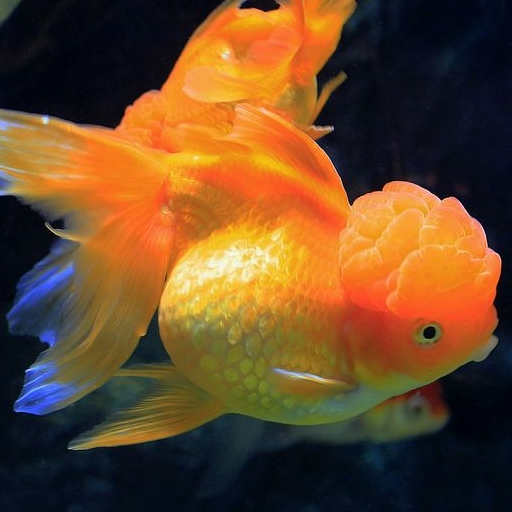
//> input picture Three_methods_of_Gaussian_Blur_based_on_Fast_Convolution/test2.jpg, 512 x 512 px
$ ./源   (built with g++ and OpenCV 4)
//> lines starting //> are read from the running program, lines starting //| are printed output that depends on the picture
### Three_methods_of_Gaussian_Blur_based_on_Fast_Convolution/testFFT.h
#include<opencv2/opencv.hpp>
#include<iostream>


void FFT(cv::Mat& image, cv::Mat &complexImg);//傅里叶变换
void complex2fftImage(cv::Mat &complexImage, cv::Mat &fftImage, int alpha);//复数域的傅里叶复变函数，转换为，实数域的幅值函数
void calculateSnP(cv::Mat &Real, cv::Mat &Imaginary);//计算幅值和相位（为了节省时间，相位没有用到就被我注释了）
void logImage(cv::Mat input, cv::Mat &output);//log处理和归一化处理
void shift(cv::Mat &padded);//为频谱中心化做的图像预处理

//cv::Mat getPaddedImage(cv::Mat &image);
//void getBandPass(cv::Mat &padded, cv::Mat &bandpass);
//void getBandreject(cv::Mat &padded, cv::Mat &bandpass);

### Three_methods_of_Gaussian_Blur_based_on_Fast_Convolution/MyMatrix.h
#ifndef MYMATRIX_H
#define MYMATRIX_H

#include<iostream>
#include<iomanip>
#include<time.h>
#include<immintrin.h>
#include<omp.h>
#include<thread>
#include<future>


class Matrix {//行优先存储
private:
	double **_Matrix;
	double *_row_Matrix;
	size_t _Row, _Column;
public:
	Matrix() :_Matrix(nullptr), _Row(0), _Column(0) {}//默认构造
	Matrix(size_t r, size_t c);//构造r行、c列的矩阵
	Matrix(size_t r, size_t c, const double init);//构造r行、c列的矩阵并用init初始化
	Matrix(const Matrix& B);//拷贝构造
	~Matrix();//析构函数
	//double& operator()(size_t i, size_t j) { return _Matrix[i][j]; }//访问第i行、第j列的元素
	//const double operator()(size_t i, size_t j)const { return _Matrix[i][j]; }//访问第i行、第j列的元素
	//double** ptr() { return _Matrix; }//返回底层二维数组的指针，该指针为矩阵的首行行指针

	double& operator()(size_t i, size_t j) { return _row_Matrix[i*_Column + j]; }//访问第i行、第j列的元素
	const double operator()(size_t i, size_t j)const { return _row_Matrix[i*_Column + j]; }//访问第i行、第j列的元素
	double& operator[](size_t i) { return _row_Matrix[i]; }
	const double operator[](size_t i)const { return _row_Matrix[i]; }
	double* ptr() { return _row_Matrix; }//返回底层二维数组的指针，该指针为矩阵的首行行指针

	Matrix& operator=(Matrix&& B);//移动拷贝赋值
	int rows() {return _Row;}
	int cols() {return _Column;}
	void flatten();//二维矩阵向量化，行优先
	void reshape(size_t rows, size_t cols);
	void print();//打印矩阵信息

	//GEMM的多个实现
	static Matrix multi_ijk(Matrix & A, Matrix & B);
	static Matrix multi_avx(Matrix & A, Matrix & B);
	static Matrix multi_avx_unrollx2(Matrix & A, Matrix & B);
	static Matrix multi_avx_unrollx4(Matrix & A, Matrix & B);
	static Matrix multi_avx_unrollx8_ijk(Matrix & A, Matrix & B);
	static Matrix multi_avx_unrollx8_jik(Matrix & A, Matrix & B);
	static Matrix multi_avx_unrollx8_omp(Matrix & A, Matrix & B);
	static Matrix multi_avx_unrollx16_jik_omp(Matrix & A, Matrix & B);

	static Matrix conv_nature(Matrix & A, Matrix & B, Matrix &C_tmp);//默认填充的常规卷积操作
	static void padding(Matrix & A, int pad_h, int pad_w,Matrix& C);//填充矩阵边缘，以边界为对称轴反射复制像素，参考opencv的cv::BorderTypes的BORDER_REFLECT_101
};


#endif // !MYMATRIX_H

### Three_methods_of_Gaussian_Blur_based_on_Fast_Convolution/MyMatrix.cpp
#include"MyMatrix.h"
using namespace std;

void* aligned_malloc(size_t size, int alignment)
{
	// 分配足够的内存, 这里的算法很经典, 早期的STL中使用的就是这个算法

	// 首先是维护FreeBlock指针占用的内存大小
	const int pointerSize = sizeof(void*);

	// alignment - 1 + pointerSize这个是FreeBlock内存对齐需要的内存大小
	// 前面的例子sizeof(T) = 20, __alignof(T) = 16,
	// g_MaxNumberOfObjectsInPool = 1000
	// 那么调用本函数就是alignedMalloc(1000 * 20, 16)
	// 那么alignment - 1 + pointSize = 19
	const int requestedSize = size + alignment - 1 + pointerSize;

	// 分配的实际大小就是20000 + 19 = 20019
	void* raw = malloc(requestedSize);

	// 这里实Pool真正为对象实例分配的内存地址
	uintptr_t start = (uintptr_t)raw + pointerSize;
	// 向上舍入操作
	// 解释一下, __ALIGN - 1指明的是实际内存对齐的粒度
	// 例如__ALIGN = 8时, 我们只需要7就可以实际表示8个数(0~7)
	// 那么~(__ALIGN - 1)就是进行舍入的粒度
	// 我们将(bytes) + __ALIGN-1)就是先进行进位, 然后截断
	// 这就保证了我是向上舍入的
	// 例如byte = 100, __ALIGN = 8的情况
	// ~(__ALIGN - 1) = (1 000)B
	// ((bytes) + __ALIGN-1) = (1 101 011)B
	// (((bytes) + __ALIGN-1) & ~(__ALIGN - 1)) = (1 101 000 )B = (104)D
	// 104 / 8 = 13, 这就实现了向上舍入
	// 对于byte刚好满足内存对齐的情况下, 结果保持byte大小不变
	// 记得《Hacker's Delight》上面有相关的计算
	// 这个表达式与下面给出的等价
	// ((((bytes) + _ALIGN - 1) * _ALIGN) / _ALIGN)
	// 但是SGI STL使用的方法效率非常高
	void* aligned = (void*)((start + alignment - 1) & ~(alignment - 1));

	// 这里维护一个指向malloc()真正分配的内存
	*(void**)((uintptr_t)aligned - pointerSize) = raw;

	// 返回实例对象真正的地址
	return aligned;
}


// 这里是内部维护的内存情况
//                   这里满足内存对齐要求
//                             |
// ----------------------------------------------------------------------
// | 内存对齐填充 | 维护的指针 | 对象1 | 对象2 | 对象3 | ...... | 对象n |
// ----------------------------------------------------------------------
// ^                     | 指向malloc()分配的地址起点
// |                     |
// -----------------------
void aligned_free(void * aligned_ptr)
{
	if (aligned_ptr)
	{
		free(((void**)aligned_ptr)[-1]);
	}
}

// [5 lines left out: function isAligned, not called in this run]

Matrix::Matrix(size_t r, size_t c) :_Row(r), _Column(c) {//构造r行、c列的矩阵
	if (!_Column || !_Row) return;
	// [5 lines of commented-out code are left out]
	_row_Matrix = (double*)aligned_malloc(sizeof(double)*_Row*_Column, 32);
	// [7 lines of commented-out code are left out]
}
Matrix::Matrix(size_t r, size_t c, const double init) :_Row(r), _Column(c) {//构造r行、c列的矩阵并用init初始化
	if (!_Column || !_Row) return;
	// [9 lines of commented-out code are left out]
	_row_Matrix = (double*)aligned_malloc(sizeof(double)*_Row*_Column, 32);
	// [7 lines of commented-out code are left out]
	memset(_row_Matrix, init, _Row*_Column * sizeof(double));
}
Matrix::Matrix(const Matrix& B) {//拷贝构造
						 // [15 lines of commented-out code are left out]

	_Row = B._Row;
	_Column = B._Column;
	//_row_Matrix = new double[_Row*_Column];
	_row_Matrix = (double*)aligned_malloc(sizeof(double)*_Row*_Column, 32);
	// [7 lines of commented-out code are left out]
	memmove(_row_Matrix, B._row_Matrix, _Row*_Column * sizeof(double));
}
Matrix::~Matrix() {//析构函数
	// [8 lines of commented-out code are left out]

	if (!_row_Matrix) return;
	// [6 lines of commented-out code are left out]
	aligned_free(_row_Matrix);
	_Column = _Row = 0;
	//cout << "析构函数" << endl;
}

Matrix& Matrix::operator=(Matrix&& B) {//移动拷贝赋值
							   // [13 lines of commented-out code are left out]

	if (_row_Matrix) {
		//delete[] _row_Matrix;
		aligned_free(_row_Matrix);
	}
	_Row = B._Row;
	_Column = B._Column;
	_row_Matrix = B._row_Matrix;
	B._row_Matrix = nullptr;
	return *this;
}

void Matrix::flatten() {
	_Column = _Row*_Column;
	_Row = 1;
	// [7 lines of commented-out code are left out]
}

// [375 lines left out: functions reshape, print, multi_ijk, multi_avx, multi_avx_unrollx2, multi_avx_unrollx4 and 4 more, not called in this run]


Matrix Matrix::conv_nature(Matrix & A, Matrix & B, Matrix &C_tmp)
{
	if (B.cols() % 2 == 0 || B.rows() % 2 == 0||B.cols() <= 0 || B.rows() <= 0 || A.cols() <= 0 || A.rows() <= 0) {
		return Matrix(0, 0);
	}
	int height = A.rows();
	int width = A.cols();
	int kernel_h = B.rows();
	int kernel_w = B.cols();
	int pad_h = kernel_h / 2;
	int pad_w = kernel_w / 2;
	//if (pad_h >= height || pad_w >= width) { return Matrix(0, 0);}

	//Matrix C_tmp(2 * pad_h + height, 2 * pad_w + width, 0);
	Matrix::padding(A, pad_h, pad_w, C_tmp); //C_tmp.print();


	Matrix C(height, width, 0);

	//高斯核转行向量
	B.flatten();
	//Matrix &kernel = B;
	//kernel.print();
	Matrix tmp(1, kernel_h*kernel_w);
	for (size_t i = 0; i < height; i++) {
		for (size_t j = 0; j < width; j++) {
			for (size_t k = 0; k < kernel_h; k++) {
				for (size_t z = 0; z < kernel_w; z++) {
					tmp(0, k*kernel_w + z) = C_tmp(i + k, j + z);
				}
			}
			double sum = 0;
			for (size_t g = 0; g < kernel_h*kernel_w; g++) {
				tmp(0, g) *= B(0, g);
				sum += tmp(0, g);
			}
			C(i, j) = sum;
		}
	}


	return C;


}

void Matrix::padding(Matrix & A, int pad_h, int pad_w, Matrix &C_tmp) {
	int height = A.rows();
	int width = A.cols();
	//Matrix C_tmp(2 * pad_h + height, 2 * pad_w + width, 0);

	//double* ptr_C_tmp = C_tmp.ptr();
	//double* ptr_A = A.ptr();
	//填充图像，gfedcb|abcdefgh|gfedcba 以边界为对称轴反射复制像素，参考opencv的cv::BorderTypes的BORDER_REFLECT_101
	for (int i = pad_h; i < pad_h + height; i++) {
		for (int j = pad_w; j < pad_w + width; j++) {
			C_tmp(i, j) = A(i - pad_h, j - pad_w);
			//*(*(ptr_C_tmp+i)+ j) = *(*(ptr_A+i - pad_h)+ j - pad_w);
		}
	}


	// [73 lines of commented-out code are left out]
}

### Three_methods_of_Gaussian_Blur_based_on_Fast_Convolution/源.cpp
#include<opencv2\opencv.hpp>
#include<iostream>
#include"MyMatrix.h"
#include"testFFT.h"

using namespace std;
using namespace cv;

#define PI 3.1415926535
Matrix getGaussFilter(int kernel_h, int kernel_w, double sigma_h, double sigma_w);
inline bool is_a_ge_zero_and_a_lt_b(int a, int b);
template <typename Dtype>//im2col实现https://blog.csdn.net/u013066730/article/details/86489139
void im2col_cpu(const Dtype* data_im, const int channels,
	const int height, const int width, const int kernel_h, const int kernel_w,
	const int pad_h, const int pad_w,
	const int stride_h, const int stride_w,
	Dtype* data_col);
void myGaussianBlur_nature(Matrix &srcIm, Matrix &dstIm, Matrix &C_tmp, int kernel_h, int kernel_w, double sigma_h, double sigma_w);
void myGaussianBlur_GEMM(Matrix &srcIm, Matrix &dstIm, Matrix &im2col_res, int kernel_h, int kernel_w, double sigma_h, double sigma_w);
void myGaussianBlur_FFT(Mat &srcIm, Mat &dstIm, Mat &gaussiankernel, int kernel_h, int kernel_w, double sigma_h, double sigma_w);


int main() {

	//int iftest = 0; int height = 128;int width = 128;//测试效率
	int iftest = 1; int height = 512; int width = 512;//显示图片
	//int iftest = 1; int height = 8; int width = 8;//显示矩阵

	int channels_in = 1;
	int channels_out = 1;
	int kernel_h = 5;
	int kernel_w = 5;
	int pad_h = kernel_h/2;
	int pad_w = kernel_w/2;
	int stride_h = 1;
	int stride_w = 1;
	int dilation_h = 1;
	int dilation_w = 1;

	double sigma_h = 2.0;
	double sigma_w = 2.0;


	Mat srcIm_mat = imread("test2.jpg", 0);//原始图像
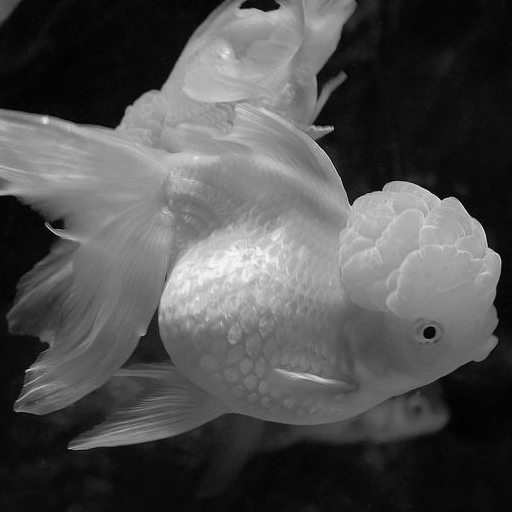
//> srcIm_mat: 512 rows x 512 cols, CV_8UC1; min 0, max 247, mean 79.5
	resize(srcIm_mat, srcIm_mat, Size(height, width));
	if (iftest) {
		if (height == width&&width > 8) {
			imshow("srcIm_mat", srcIm_mat);
			imwrite("srcIm_mat.bmp", srcIm_mat);


		}
		else {
			cout << "srcIm_mat: " << endl; cout << srcIm_mat << endl;//for (int i = 0; i < srcIm_mat.rows; i++) { for (int j = 0; j < srcIm_mat.cols; j++) { cout << srcIm_mat.at<uchar>(i, j) << "\t"; }cout << endl; }cout << endl;
		}
	}


	Matrix srcIm(height, width);
	for (int i = 0; i < srcIm.rows(); i++) {
		for (int j = 0; j < srcIm.cols(); j++) {
			//srcIm(i, j) = i*srcIm.rows() + j + 1;
			srcIm(i, j) = srcIm_mat.at<uchar>(i,j);
		}
	}
	if (iftest) {
		if (height == width&&width <= 8) {
			cout << "srcIm: " << endl; srcIm.print();
		}
	}


	Matrix dstIm1;
	Matrix C_tmp(2 * pad_h + height, 2 * pad_w + width, 0);
	myGaussianBlur_nature(srcIm, dstIm1, C_tmp,kernel_h, kernel_w, sigma_h, sigma_w);
	if (iftest) {
		if (height == width&&width <= 8) {
			cout << "myGaussianBlur_nature: " << endl; dstIm1.print();
		}
		else {
			Mat tmp(dstIm1.rows(), dstIm1.cols(), CV_64FC1, dstIm1.ptr());
			tmp.convertTo(tmp, CV_8UC1);
			imshow("myGaussianBlur_nature", tmp);
			imwrite("myGaussianBlur_nature.bmp", tmp);
		}
	}

	Matrix dstIm2;
	int output_h = (height + 2 * pad_h - kernel_h) / stride_h + 1;//计算卷积层输出图像的高
	int output_w = (width + 2 * pad_w - kernel_w) / stride_w + 1;//计算卷积层输出图像的宽
	Matrix im2col_res = Matrix((channels_in*kernel_h*kernel_w), (output_h*output_w), 0);
	myGaussianBlur_GEMM(srcIm, dstIm2, im2col_res, kernel_h, kernel_w, sigma_h, sigma_w);
	if (iftest) {
		if (height == width&&width <= 8) {
			cout << "myGaussianBlur_GEMM: " << endl; dstIm2.print();
			//cout << "GEMM B matrix: " << endl; im2col_res.print();
		}
		else {
			Mat tmp(dstIm2.rows(), dstIm2.cols(), CV_64FC1, dstIm2.ptr());
			tmp.convertTo(tmp, CV_8UC1);
			imshow("myGaussianBlur_GEMM", tmp);
			imwrite("myGaussianBlur_GEMM.bmp", tmp);
		}
	}


	Mat dstIm_mat3;
	srcIm_mat.convertTo(srcIm_mat, CV_64FC1);
	cv::GaussianBlur(srcIm_mat, dstIm_mat3, Size(kernel_h, kernel_w), sigma_h, sigma_w, cv::BORDER_CONSTANT);
	if (iftest) {
		if (height == width&&width > 8) {
			dstIm_mat3.convertTo(dstIm_mat3, CV_8UC1);
			imshow("GaussianBlur", dstIm_mat3);
			imwrite("GaussianBlur.bmp", dstIm_mat3);
		}
		else {
			cout << "GaussianBlur: " << endl; for (int i = 0; i < dstIm_mat3.rows; i++) { for (int j = 0; j < dstIm_mat3.cols; j++) { cout << setiosflags(ios::fixed) << setprecision(3) << dstIm_mat3.at<double>(i, j) << "\t"; }cout << endl; }cout << endl;
		}
	}


	Mat dstIm_mat4;
	Mat gaussiankernel = cv::getGaussianKernel(height, sigma_h);
	gaussiankernel = gaussiankernel * gaussiankernel.t();
	gaussiankernel.convertTo(gaussiankernel, CV_32FC1);
	myGaussianBlur_FFT(srcIm_mat, dstIm_mat4, gaussiankernel, kernel_h, kernel_w, sigma_h, sigma_w);
	if (iftest) {
		if (height == width&&width > 8) {
			dstIm_mat4 *= 255;
			dstIm_mat4.convertTo(dstIm_mat4, CV_8UC1);
			imshow("myGaussianBlur_FFT", dstIm_mat4);
			imwrite("myGaussianBlur_FFT.bmp", dstIm_mat4);
		}
		else {
			cout << "myGaussianBlur_FFT: " << endl; for (int i = 0; i < dstIm_mat4.rows; i++) { for (int j = 0; j < dstIm_mat4.cols; j++) { cout << setiosflags(ios::fixed) << setprecision(2) << dstIm_mat4.at<float>(i, j) * 255 << "\t"; }cout << endl; }cout << endl;
		}
	}

	waitKey(0);

	return 0;
}


Matrix getGaussFilter(int kernel_h, int kernel_w, double sigma_h, double sigma_w) {
//> called with kernel_h = 5, kernel_w = 5, sigma_h = 2, sigma_w = 2
	if (kernel_h % 2 == 0 || kernel_w % 2 == 0 || kernel_h <= 0 || kernel_w <= 0) { return Matrix(0, 0); }
	Matrix guasskernel(kernel_h, kernel_h);
	int ch = kernel_h / 2, cw = kernel_w / 2;

	double dSum = 0, dValue, dDis;
	int i, j;
	for (i = 0; i< guasskernel.rows(); ++i)
	{
		for (j = 0; j < guasskernel.cols(); ++j)
		{
			dDis = (i - ch) * (i - ch) + (j - cw) * (j - cw);
			dValue = exp(-dDis / (2 * sigma_h * sigma_w)) / (2 * PI * sigma_h * sigma_w);
			guasskernel(i, j) = dValue;
			dSum += dValue;
		}
	}

	// 归一化
	for (i = 0; i< guasskernel.rows(); ++i)
	{
		for (j = 0; j < guasskernel.cols(); ++j)
		{
			guasskernel(i, j) = guasskernel(i, j) / dSum;
		}
	}
	return guasskernel;
}

//该函数定义是：若a大于0且严格小于b，则返回真，否则返回假，该函数的作用是判断矩阵上某元的输出是否为pad的0。
inline bool is_a_ge_zero_and_a_lt_b(int a, int b) {//若a大于等于零或小于b，返回true，否则返回false
	return static_cast<unsigned>(a) < static_cast<unsigned>(b);
}

template <typename Dtype>//im2col实现https://blog.csdn.net/u013066730/article/details/86489139
// [47 lines left out: function im2col_cpu, not called in this run]


void myGaussianBlur_nature(Matrix &srcIm, Matrix &dstIm, Matrix &C_tmp, int kernel_h, int kernel_w, double sigma_h, double sigma_w) {
	Matrix guasskernel = getGaussFilter(kernel_h, kernel_w, sigma_h, sigma_w);
	//guasskernel.print();
	dstIm = Matrix::conv_nature(srcIm, guasskernel, C_tmp);
//> in conv_nature, `int height = A.rows();`: height = 512
//> in conv_nature, `int kernel_h = B.rows();`: kernel_h = 5
//> in conv_nature, `int pad_h = kernel_h / 2;`: pad_h = 2
//> in padding, `int height = A.rows();`: height = 512
//> (the run ends here: the program crashes, at `free(((void**)aligned_ptr)[-1]);`)
